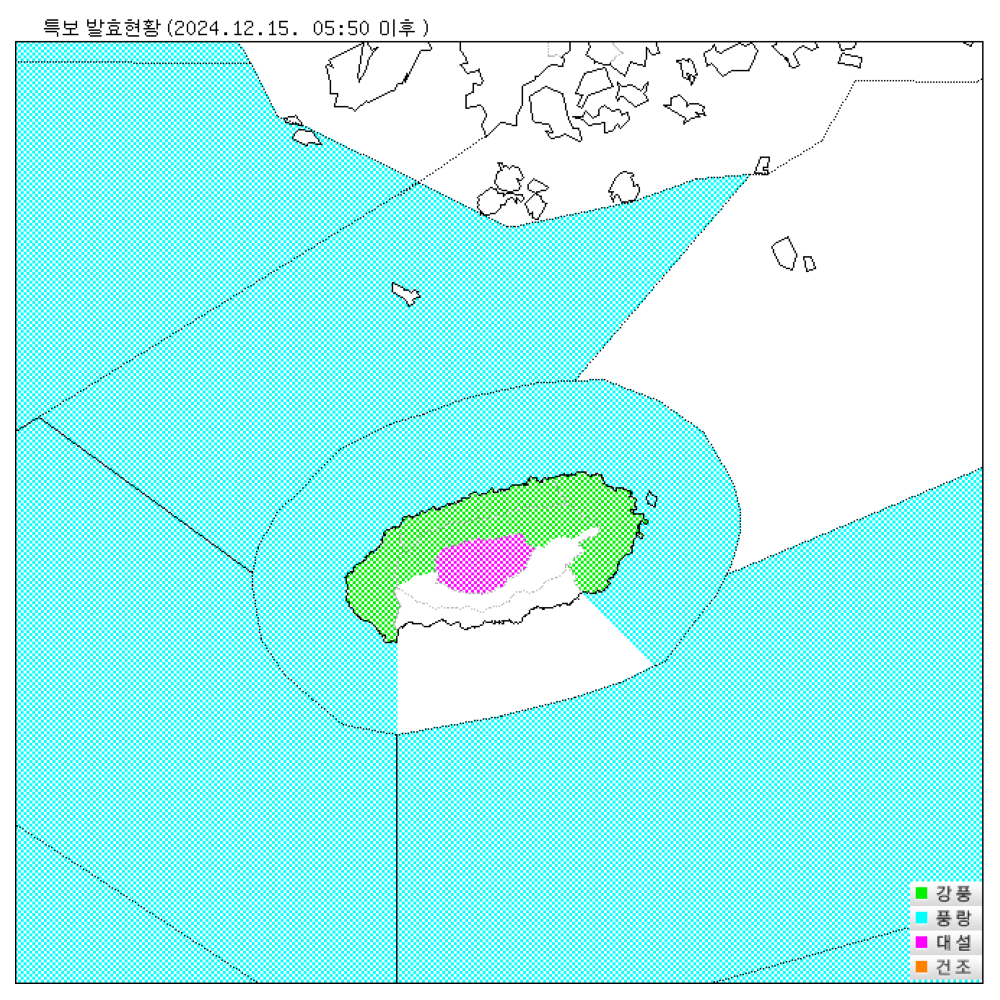

The Python source for this figure:
import requests
from PIL import Image
from io import BytesIO
import matplotlib.pyplot as plt
from datetime import datetime, timedelta
from IPython.display import clear_output  # Jupyter Notebook 환경에서 출력 초기화
import streamlit as st

def alret():
    # 기본 URL 템플릿
    api_key = st.secrets["api"]["key"]
    print(api_key)
    base_url = f"https://apihub.kma.go.kr/api/typ03/cgi/wrn/nph-wrn7?out=0&tmef=1&city=1&name=0&lon=126.5&lat=33.5&range=100&size=685&wrn=W,R,C,D,O,V,T,S,Y,H,&authKey={api_key}"

    # 현재 시간을 한국 표준시(KST)로 변환
    utc_time = datetime.utcnow()  # UTC 시간 가져오기
    current_time = utc_time + timedelta(hours=9)  # UTC + 9시간 = 한국 표준시
    formatted_date = current_time.strftime("%Y%m%d%H%M")  # API에 맞는 날짜 포맷
    updated_url = base_url.format(date=formatted_date)

    print(f"Requesting data for: {formatted_date} (KST)")
    print(updated_url)  # 생성된 URL 출력

    try:
        # API 호출
        response = requests.get(updated_url)
        if response.status_code == 200 and response.content:
            print("Data received:")
            # API가 이미지 데이터를 반환할 경우
            try:
                image = Image.open(BytesIO(response.content))  # 이미지 데이터 로드

                # 이전 출력 화면 초기화
                clear_output(wait=True)

                # 이미지를 Matplotlib으로 표시
                fig, ax = plt.subplots(figsize=(10, 10))  # 새로운 Figure 생성
                ax.imshow(image)
                ax.axis('off')
                plt.tight_layout()
                plt.show()
                plt.savefig("alret.png")
                plt.close(fig)  # Figure를 명시적으로 닫음

            except Exception as img_error:
                print("Error displaying image:", img_error)

        else:
            print(f"No data available for {formatted_date}. HTTP {response.status_code}")

    except Exception as e:
        print(f"Error during API request: {e}")
